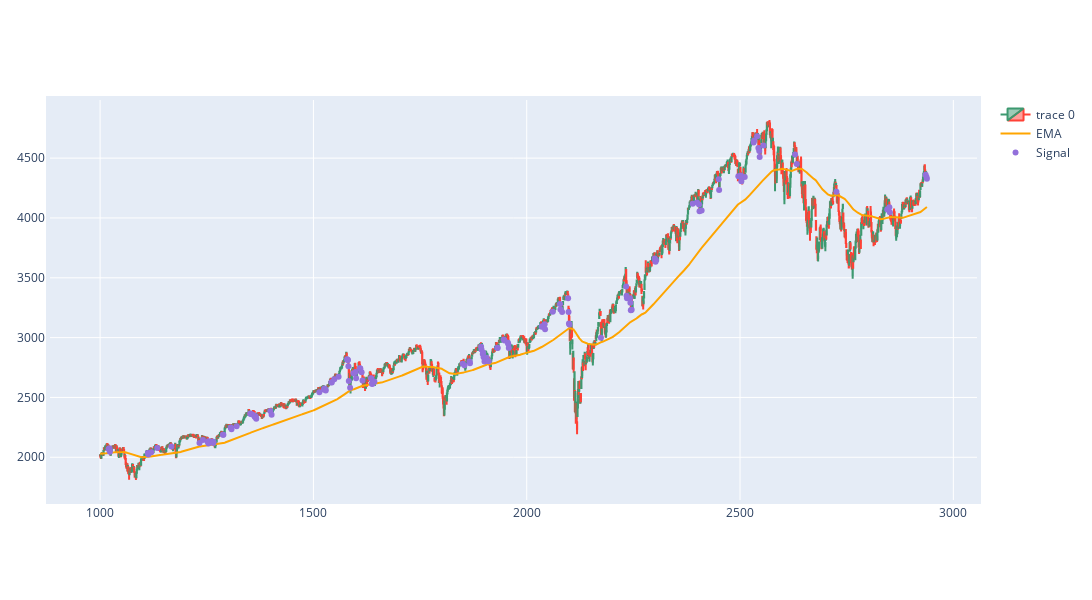

The notebook cell this image was saved under:
### Code cell
import plotly.graph_objects as go
from plotly.subplots import make_subplots
from datetime import datetime

dfpl = dfSPY[1000:3200].copy()
#dfpl=dfpl.drop(columns=['level_0'])#!!!!!!!!!!
#dfpl.reset_index(inplace=True)
fig = go.Figure(data=[go.Candlestick(x=dfpl.index,
                open=dfpl['Open'],
                high=dfpl['High'],
                low=dfpl['Low'],
                close=dfpl['Close']),
                go.Scatter(x=dfpl.index, y=dfpl.EMA, line=dict(color='orange', width=2), name="EMA")])

fig.add_scatter(x=dfpl.index, y=dfpl['pointpos'], mode="markers",
                marker=dict(size=6, color="MediumPurple"),
                name="Signal")
#fig.update(layout_yaxis_range = [300,420])
fig.update_xaxes(rangeslider_visible=False)
fig.update_layout(autosize=False, width=2000, height=600,margin=dict(l=50,r=50,b=100,t=100,pad=4), paper_bgcolor="white")
fig.show()

### Figure 1 — Plotly figure (JSON) as saved in the notebook; plotly's stock layout.template omitted (floating-point values rounded to 4 significant figures; data arrays with more than 128 entries replaced by an {"elided": "..."} marker saying what was removed)
{"data": [{"close": {"elided": "1939 float values"}, "high": {"elided": "1939 float values"}, "low": {"elided": "1939 float values"}, "open": {"elided": "1939 float values"}, "type": "candlestick", "x": {"elided": "1939 int values"}}, {"line": {"color": "orange", "width": 2}, "name": "EMA", "type": "scatter", "x": {"elided": "1939 int values"}, "y": {"elided": "1939 float values"}}, {"marker": {"color": "MediumPurple", "size": 6}, "mode": "markers", "name": "Signal", "type": "scatter", "x": {"elided": "1939 int values"}, "y": {"elided": "1939 float values"}}], "layout": {"autosize": false, "height": 600, "margin": {"b": 100, "l": 50, "pad": 4, "r": 50, "t": 100}, "paper_bgcolor": "white", "width": 2000, "xaxis": {"rangeslider": {"visible": false}}}}
